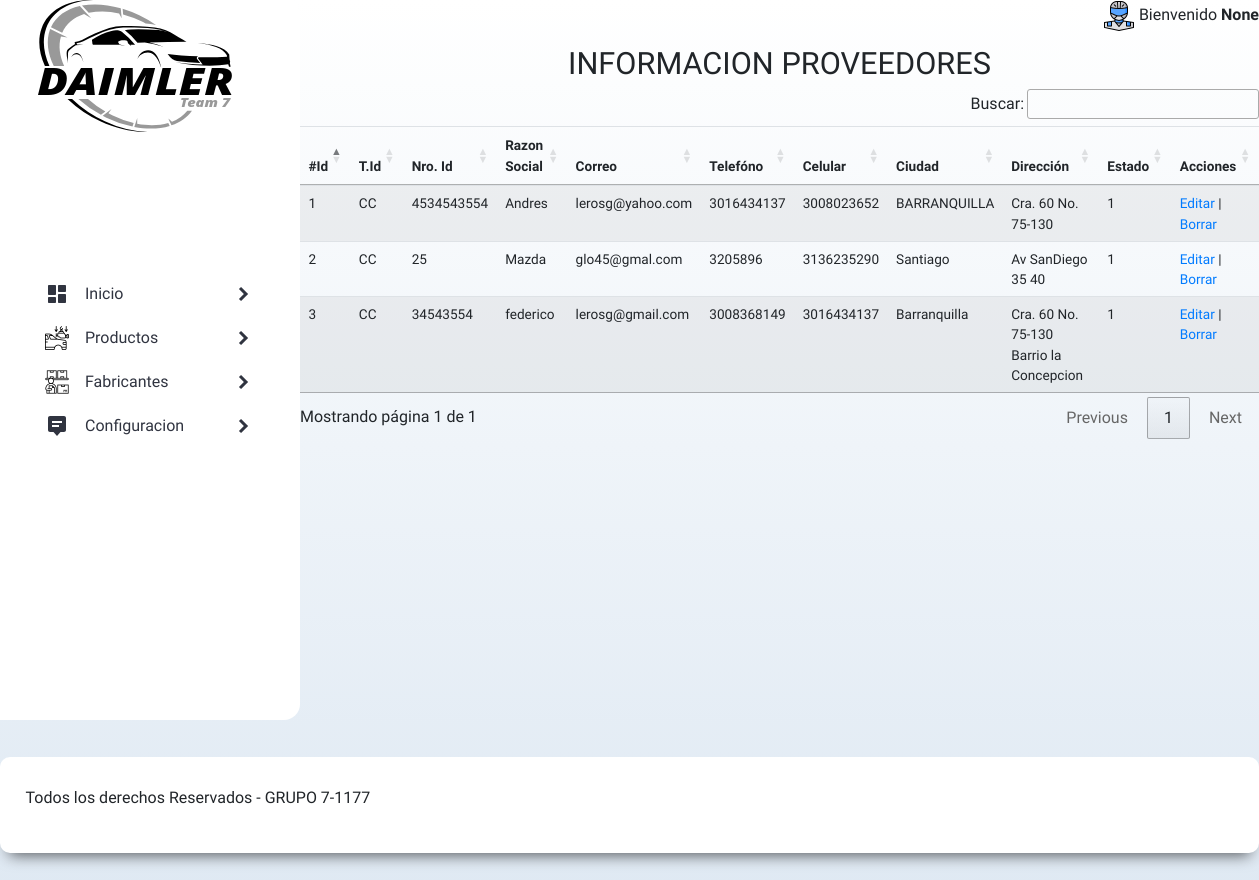
The page /crud_proveedor (signed in) on the database as committed earlier.
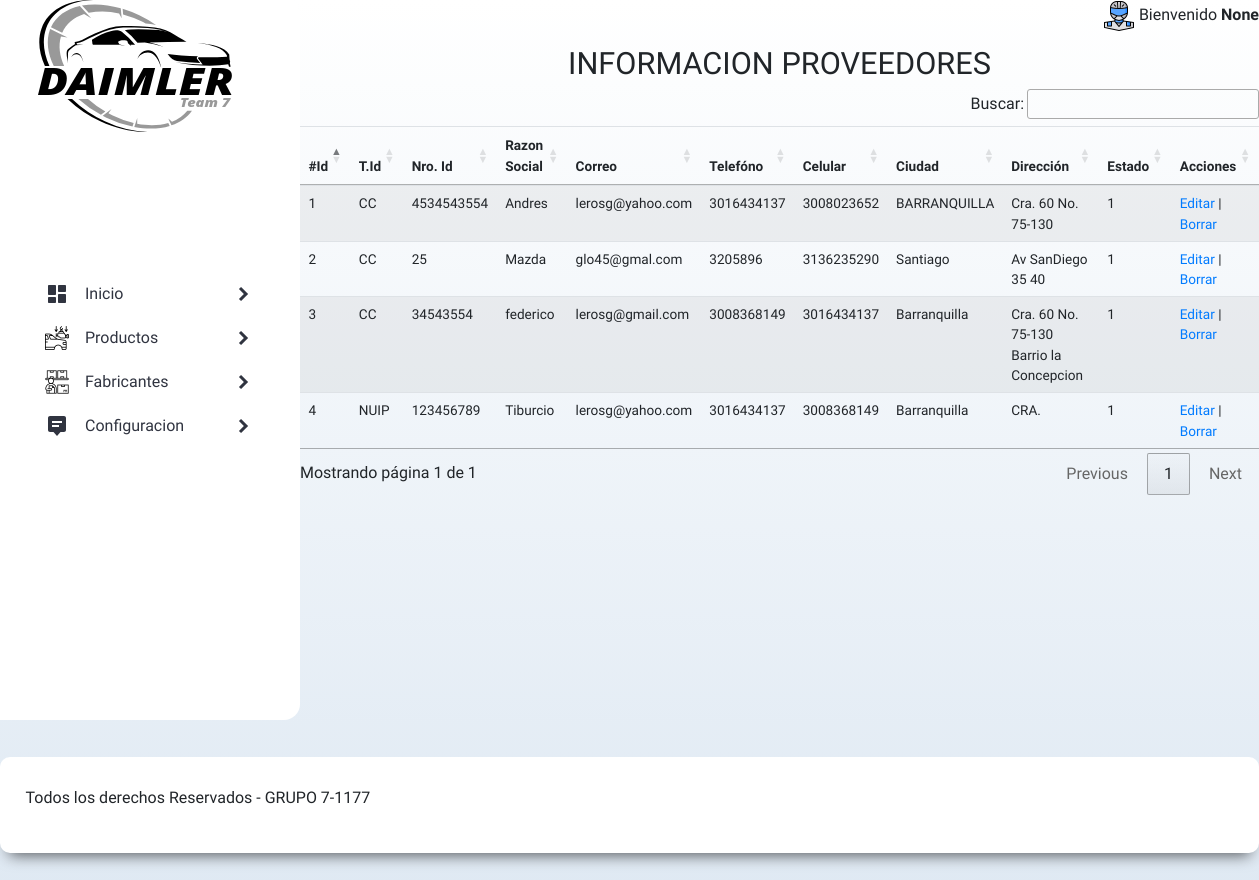
The same page on the database as committed later.
### tables this page shows
CREATE TABLE proveedor (
  id_proveedor INTEGER PRIMARY KEY AutoIncrement,
  codigo_proveedor varchar(15) NOT NULL UNIQUE,
  tipoid_proveedor varchar(5) NOT NULL,
  nroid_proveedor varchar(15) NOT NULL,
  dv_nroid char(1) NOT NULL,
  razon_social_proveedor varchar(255) NOT NULL,
  nombre_representante varchar(255) NOT NULL,
  nombre_contacto varchar(255) NOT NULL,
  email_proveedor varchar(255) NOT NULL,
  codigo_pais varchar(15) DEFAULT NULL,
  ciudad varchar(50) DEFAULT NULL,
  direccion varchar(255) DEFAULT NULL,
  telefono varchar(50) NOT NULL,
  celular varchar(50) NOT NULL,
  estado char(1) NOT NULL DEFAULT 1,
  fecha_sistema datetime DEFAULT CURRENT_TIMESTAMP,
  codigo_usuario varchar(15) NOT NULL
  );

### app.py (the view)
@app.route("/crud_proveedor", methods=["GET", "POST"])
def crud_proveedor():
    if g.user:
        sql = "Select * from proveedor"
        db = get_db()
        cursor = db.cursor()
        cursor.execute(sql)
        proveedor = cursor.fetchall()
        close_db()
        return render_template("show_provee.html", sesion_iniciada=sesion_iniciada, proveedor=proveedor, usuario=g.user)
    else:
        return render_template('index.html', sesion_iniciada=sesion_iniciada, usuario=g.user)

### app.py (called while the page is built)
@app.before_request  # Decorador
def load_logged_in_user():
    user_id = session.get('user_id')
    if user_id is None:
        g.user = None
    else:
        g.user = get_db().execute(
            'SELECT * FROM usuarios WHERE codigo_usuario = ?', (user_id,)
        ).fetchone()

### db.py (called while the page is built)
def get_db():
    try:
        if 'db' not in g:
            g.db = sqlite3.connect("db/daimler.db")
            g.db.row_factory = sqlite3.Row
        return g.db
    except Error:
        print( Error )

### templates/show_provee.html (shortened to what this page needs)
{% extends "base.html" %}
{% block cont_menu %}
<body>
  <div class="form_menu">
      <h2>INFORMACION PROVEEDORES</h2>
    <table id="prov" class="table table-striped table-inverse table-responsive" style="width:100%;zoom:85%">
        <thead class="thead-inverse">
            <tr>
              <th>#Id</th>
              <th>T.Id</th>
              <th>Nro. Id</th>
              <th>Razon Social</th>
              <th>Correo</th>
              <th>Telefóno</th>
              <th>Celular</th>
              <th>Ciudad</th>
              <th>Dirección</th>
              <th>Estado</th>
              <th>Acciones</th>
            </tr>
            </thead>
            <tbody>
                {%for proveedor in proveedor %}
                <tr>
                    <td>{{proveedor[0]}} </td>
                    <td>{{proveedor[2]}} </td>
                    <td>{{proveedor[3]}} </td>
                    <td>{{proveedor[5]}} </td>
                    <td>{{proveedor[8]}} </td>
                    <td>{{proveedor[12]}} </td>
                    <td>{{proveedor[13]}} </td>
                    <td>{{proveedor[10]}} </td>
                    <td>{{proveedor[11]}} </td>
                    <td>{{proveedor[14]}} </td>
                    {% if sesion_iniciada[2] != "USER" %}
                      <td> <a href="/edit_prov/{{proveedor[0]}}">Editar</a> | <a href="/del_prov/{{proveedor[0]}}">Borrar</a></td>
                    {% else %}
                      <td>Solo Mostrar</td>
                    {% endif %}
                </tr>
                {%endfor %}
            </tbody>
    </table>
  </div>
</body>
{% endblock %}

### templates/base.html (shortened to what this page needs)
<!DOCTYPE html>
<html lang="en">
    <head>
        <link rel="stylesheet" href="https://stackpath.bootstrapcdn.com/bootstrap/4.4.1/css/bootstrap.min.css">
        <link rel="stylesheet" href ="https://cdn.datatables.net/1.11.3/css/jquery.dataTables.min.css">
        <link rel="stylesheet" href ="https://cdn.datatables.net/1.11.3/css/jquery.dataTables.min.css">
        <link rel="stylesheet" href ="https://cdn.datatables.net/searchpanes/1.4.0/css/searchPanes.dataTables.min.css">
        <link rel="stylesheet" href ="https://cdn.datatables.net/select/1.3.3/css/select.dataTables.min.css">
        <link rel="stylesheet" href="https://nightly.datatables.net/css/jquery.dataTables.css" type="text/css" />
        <link rel="stylesheet" href="{{ url_for('static', filename= 'css/normalize.css') }}">
        <link rel="stylesheet" href="{{ url_for('static', filename= 'css/styles.css') }}">
        <link rel="stylesheet" href="{{ url_for('static', filename= 'css/preload.css') }}">
    </head>
    {% if g.user %}
        <body>
            <div class="contenedor-home">
                <div>
                    <nav class="nav">
                        <img src="{{ url_for('static', filename= 'img/logol.svg') }}" class="logo_daimler">
                        <ul class="list">
                            <li class="list__item list__item--click"">
                                <div class="list__button list__button--click">
                                    <img src="{{ url_for('static', filename= 'img/dashboard.svg') }}" class="list__img">
                                    <a href="{{ url_for('inicio') }}" class="nav__link">Inicio</a>
                                    <img src="{{ url_for('static', filename= 'img/arrow.svg') }}" class="list__arrow">
                                </div>
                            </li>
                            <li class="list__item list__item--click">
                                <div class="list__button list__button--click">
                                    <img src="{{ url_for('static', filename= 'img/motor.png') }}" class="list__img">
                                        <a href="#" class="nav__link">Productos</a>
                                    <img src="{{ url_for('static', filename= 'img/arrow.svg') }}" class="list__arrow">
                                </div>
                            </li>
                            <li class="list__item list__item--click">
                                <div class="list__button list__button--click">
                                    <img src="{{ url_for('static', filename= 'img/inventario.png') }}" class="list__img">
                                    <a href="#" class="nav__link">Fabricantes</a>
                                    <img src="{{ url_for('static', filename= 'img/arrow.svg') }}" class="list__arrow">
                                </div>
                            </li>
                            {% if sesion_iniciada[2] != "USER" %}
                                <li class="list__item list__item--click">
                                    <div class="list__button list__button--click">
                                        <img src="{{ url_for('static', filename= 'img/message.svg') }}" class="list__img">
                                        <a href="#" class="nav__link">Configuracion</a>
                                        <img src="{{ url_for('static', filename= 'img/arrow.svg') }}" class="list__arrow">
                                    </div>
                                </li>
                            {% endif %}
                        </ul>
                    </nav>
                </div>
                <div class="cont-ppal">
                    <div class="nav_user"> <img src="{{ url_for('static', filename= 'img/driver.png') }}"> Bienvenido <b>{{sesion_iniciada[1]}}</b> </div>
                    {% block cont_menu %}
                    {% endblock %}
                </div>
            </div>
            <br>
            <footer class="sombra">
                <p>Todos los derechos Reservados - GRUPO 7-1177</p>
            </footer>
        </body>
    {% endif %}
</html>

### static/css/styles.css (style rules this page uses)
:root { --blanco: #000; --amarilo: #e6f36f; --oscuro: #212121; --rojo: #e70606; --primario: #c0e4bb; --secundario: #adb5bd; --gris: #757575; }
html { font-size: 80%; box-sizing: border-box; scroll-snap-type: y mandatory; }
*, *:before, *:after { box-sizing: inherit; box-sizing: border-box; margin: 0; padding: 0; list-style: none; text-decoration: none; border: none; outline: none; }
p { line-height: 2; }
body { font-size: 16px; font-family: 'Cuprum', sans-serif; background-image: linear-gradient(to top, #dfe9f3 0%, white 100%); min-height: 100%; }
h1, h2, h3 { text-align: center; }
h2 { font-size: 2.4rem; }
.sombra { padding: 2rem; margin-bottom: 3rem; background-color: rgba(255, 255, 255, 1); border-radius: 10px; -webkit-box-shadow: 0px 11px 15px -9px rgba(0,0,0,0.63); -moz-box-shadow: 0px 11px 15px -9px rgba(0,0,0,0.63); box-shadow: 0px 11px 15px -9px rgba(0,0,0,0.63); }
.contenedor-home { max-width:120rem; display: flex; margin: 0 auto; justify-content: space-between; }
.form_menu { padding-top: 20px; align-items: flex; margin: 0 auto; position: relative; }
.cont-ppal { align-items: center; justify-content: center; }

### static/css/preload.css (style rules this page uses)
.nav_user { text-align: right; width: 100%; height:2rem; }
.nav { width: 300px; }
.nav__link { color: #303440; display: block; padding: 10px 0; text-decoration: none; }
.list { width: 100%; height: 90vh; display: flex; justify-content: center; flex-direction: column; border-radius: 0 16px 16px 0; background: #fff; }
.list__item { list-style: none; width: 100%; text-align: center; overflow: hidden; }
.list__item--click { cursor: pointer; }
.list__button { display: flex; align-items: center; gap: 1em; width: 70%; margin: 0 auto; }
.list__arrow { margin-left: auto; transition: transform .3s; }
.logo_daimler { width: 271px; height: 132px; opacity: 1; position: absolute; margin: 0 auto; overflow: hidden; }

Rows that differ between the two databases and show on the page:
added proveedor: id_proveedor "4", tipoid_proveedor "NUIP", nroid_proveedor "123456789", razon_social_proveedor "Tiburcio", email_proveedor "lerosg@yahoo.com", telefono "3016434137", celular "3008368149", ciudad "Barranquilla", direccion "CRA.", estado "1"
